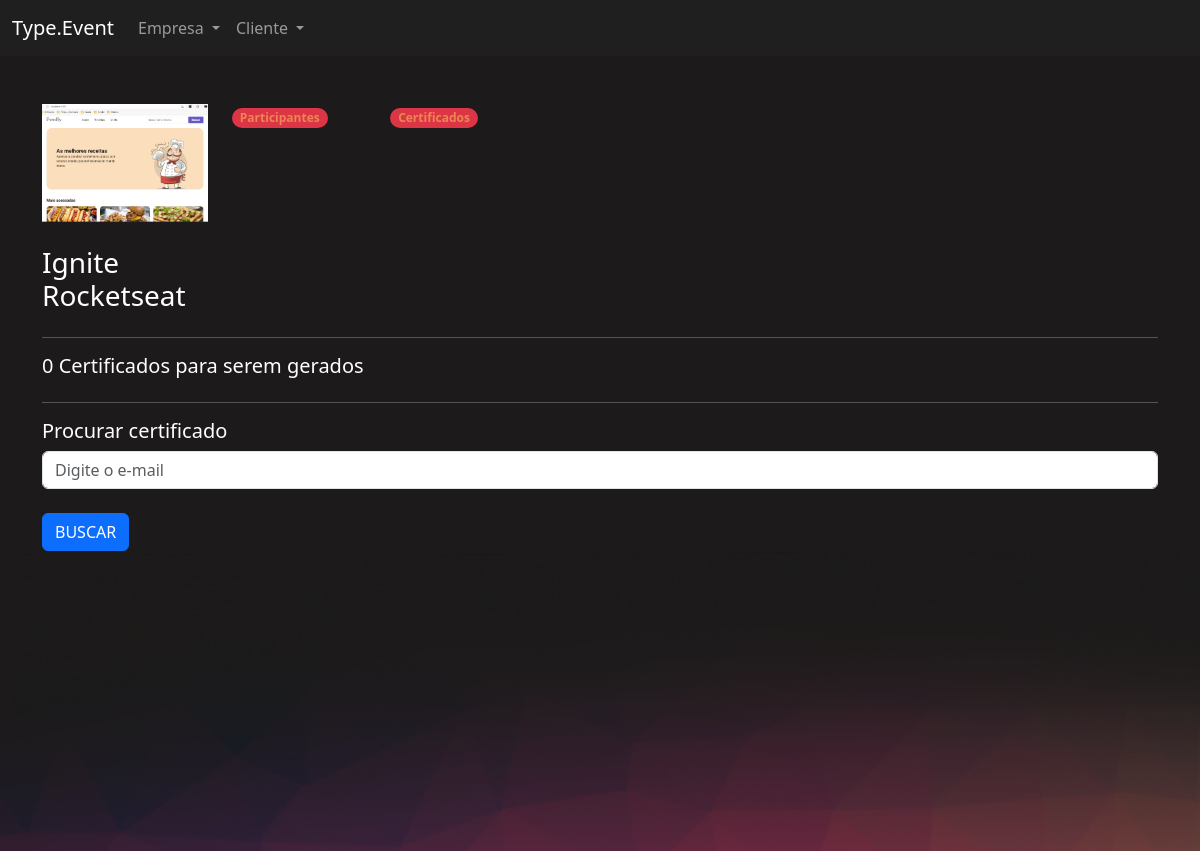
Screenshot of /eventos/certificados_evento/2/ (signed in) with the database file from the repository.
### eventos/models.py (models this page shows, shortened)
class Evento(models.Model):
	criador = models.ForeignKey(User, on_delete=models.DO_NOTHING, null=True, blank=True)
	nome = models.CharField(max_length=200)
	descricao = models.TextField()
	data_inicio = models.DateField()
	data_termino = models.DateField()
	carga_horaria = models.IntegerField()
	logo = models.FileField(upload_to="logos")
	participantes = models.ManyToManyField(User, related_name='evento_participanete', null=True, blank=True)
	cor_principal = models.CharField(max_length=7)
	cor_secundaria = models.CharField(max_length=7)
	cor_fundo = models.CharField(max_length=7)

### eventos/views.py (the view)
# urls.py: path('certificados_evento/<int:id>/', views.certificados_evento, name="certificados_evento"),
def certificados_evento(request, id):
	evento = get_object_or_404(Evento, id=id)
	if not evento.criador == request.user:
		raise Http404('Esse evento não é seu')
	if request.method == "GET":
		qtd_certificados = evento.participantes.all().count() - Certificado.objects.filter(evento=evento).count()
		return render(request, 'certificados_evento.html', {'qtd_certificados': qtd_certificados, 'evento': evento})

### eventos/templates/certificados_evento.html (shortened to what this page needs)
{% extends "bases/base_evento.html" %}
{% load static %}
{% block 'importacoes' %}
	<link href="{% static 'evento/css/gerenciar_evento.css' %}" rel="stylesheet">
{% endblock %}
{% block 'conteudo' %}
	<div class="container">
		<br>
		<br>
		<div class="row">
			<div class="col-md-2">
				<img width="100%" src="/media/{{evento.logo}}">
				<br>
				<br>
				<h3>{{evento.nome}}</h3>
			</div>
			<div class="col-md">
				<div class="row">
					<div class="col-md-2">
						<span class="badge rounded-pill text-bg-danger"><a class="link" href="{% url 'participantes_evento' evento.id %}">Participantes</a></span>
					</div>
					<div class="col-md-2">
						<span class="badge rounded-pill text-bg-danger"><a class="link" href="{% url 'certificados_evento' evento.id %}">Certificados</a></span>
					</div>
				</div>
			</div>
		</div>
		<hr>
		<div class="row">
			<h5>{{qtd_certificados}} Certificados para serem gerados</h5>
		</div>
		<hr>
		<div class="row">
			<h5>Procurar certificado</h5>
			<br>
			<form action="{% url 'procurar_certificado' evento.id %}" method="POST">
				<input type="email" class="form-control" placeholder="Digite o e-mail" name="email">{% csrf_token %}
				<br>
				<input type="submit" value="BUSCAR" class="btn btn-primary">
			</form>
		</div>
	</div>
{% endblock %}

### templates/static/geral/css/base.css (style rules this page uses)
body { color: white !important; }
:root { --main-color: #201F1F; --dark-color: #1C1A1A; --contrast-color: #BE375F; --differential-color: #ED8554; }

### templates/static/evento/css/evento.css (style rules this page uses)
body { background-color: #1C1A1A; }

### templates/static/usuarios/css/usuarios.css (style rules this page uses)
.link { color: var(--differential-color); text-decoration: none; }

### rows the page displays
Evento: logo (picture), nome "Ignite Rocketseat"

### other values shown
{{ qtd_certificados }} "0"
